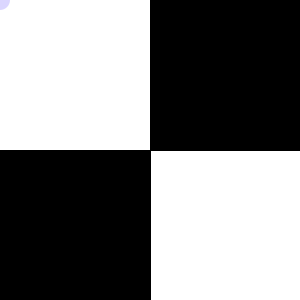
Frame 1 (no input)
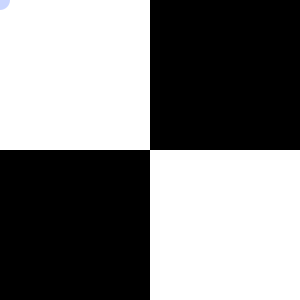
Frame 60 (the mouse pressed at the canvas centre just before this capture)
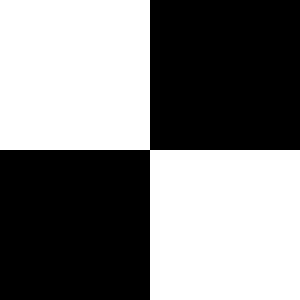
Frame 120 (the mouse held since frame 60 and released just before this capture)

The Processing sketch that drew these frames (run headless with seeded random() and noise(); from frame 60 on, the mouse is pressed at the canvas centre):

// Processing sketch: processing_99743
// ── processing_99743.pde

void setup() {  //setup function called initially, only once
  size(300, 300);
}

void draw() {  //draw function loops 
  background(255);
  Checker(0,0);
  noStroke();
  fill(random(255),150,255,100);
  if(mouseX<150 && mouseY<150) { 
    ellipse(mouseX, mouseY, 20, 20);
  }
  fill(200,0,random(200),100);
  if(mouseX>150 && mouseY<150) {
    rect(mouseX, mouseY, 40, 40);
  }
  fill(255,random(75,155),100,100);
  if(mouseX<150 && mouseY>150) { 
    ellipse(mouseX, mouseY, 40,40);
  }
  fill(random(250),200,175,100);
  if(mouseX>150 && mouseY>150) { 
    rect(mouseX, mouseY, 20,20);
  }
}
void Checker(int x, int y){
  smooth();
  fill(0);
  rect(150,0,150,150);
  rect(0,150,150,150);
}
